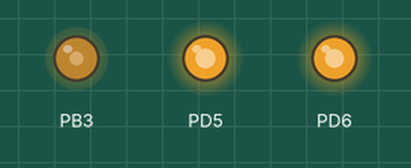
This program was run on a simulated ATmega328P, built with avr-gcc and emulated at 8 MHz (the files do not name the chip). Shown: output pins drawn as LEDs (lit = HIGH).

Above: at 0.05 s.
At 0.65 s:
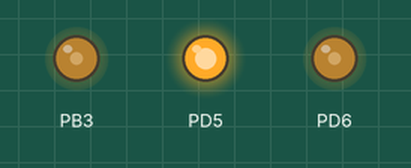
At 1.25 s:
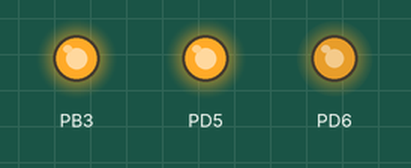
At 1.85 s:
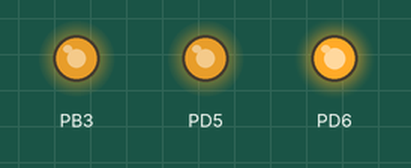
At 2.5 s:
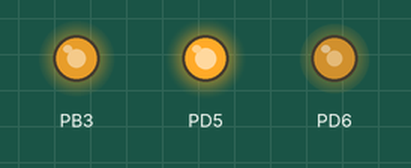
Timing chart, 0 to 5.8 s (numbered marks = the images above):
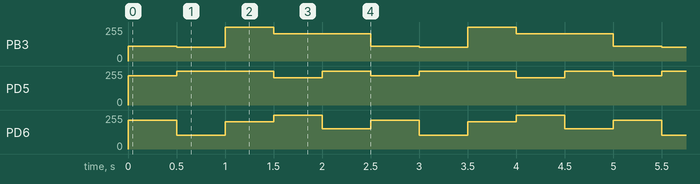

Measured:
- by itself, PB3: repeats every 2.5 s: 102/255 0.50 s, 255/255 0.50 s, 204/255 1.0 s, 112/255 0.50 s
- by itself, PD5: repeats every 2.5 s: 255/255 1.0 s, 204/255 0.50 s, 255/255 0.50 s, 219/255 0.50 s
- by itself, PD6: repeats every 2.5 s: 102/255 0.50 s, 204/255 0.50 s, 255/255 0.50 s, 153/255 0.50 s, 214/255 0.50 s

The program:

main.c
```c
/*
 * DA3.c
 *
 * Created: 2/17/2017 9:19:08 PM
 * Author : doriaj3
 */

#include <avr/io.h>
#define F_CPU 8000000L
#include <util/delay.h>
#include <math.h>

int main(void) {

DDRD |= (1 << 6) | ( 1 << 5);					      // PD.6 (OC0A) and PD.6 (OC0B) is an output
DDRB |= (1 << 3);						     // PB.3 (OC2A) is an output
																	// PWM with 25% duty cycle
																	// non-inverting mode
TCCR2A |= (1 << COM2A1);					  // fast PWM mode
TCCR2A |= (1 << WGM21) | (1 <<WGM20);			       	 // set prescaler to 8 and enable Timer2
TCCR2B |= (1 << CS21);

TCCR0A |= (1 << COM0A1) | ( 1 << COM0B1 );		      // non-inverting mode, fast PWM mode
TCCR0A |= (1 << WGM01) | (1 <<WGM00);			     // set prescaler to 8 and enable Timer0
TCCR0B |= (1 << CS01);

 	while(1){
//==============================		  	 // Continuously loop each LED output every .5 seconds
OCR0A = 214;  // Red				        // Configuration for each color code; RGB color codes
OCR2A = 112; // Green
OCR0B = 219; // Blue
PINB = ( 1 << 3 );
PIND = (1 << 5) | ( 1 << 6);
//==============================
_delay_ms(500);					  // 1 second = 1000 miliseconds; therefore, for
OCR0A = 102;  // Red				 // half a second we delay by 500 milliseconds each
OCR2A = 102; // Green				// color change.
OCR0B = 255; // Blue
PINB = ( 1 << 3 );
PIND = (1 << 5) | ( 1 << 6);
//==============================
_delay_ms(500);
OCR0A = 204;  // Red
OCR2A = 255; // Green
OCR0B = 255; // Blue
PINB = ( 1 << 3 );
PIND = (1 << 5) | ( 1 << 6);
//==============================
_delay_ms(500);
OCR0A = 0xFF;  // Red
OCR2A = 0xCC; // Green
OCR0B = 0xCC; // Blue
PINB = ( 1 << 3 );
PIND = (1 << 5) | ( 1 << 6);
//==============================
_delay_ms(500);
OCR0A = 0x99;  // Red
OCR2A = 0xCC; // Green
OCR0B = 0xFF; // Blue
PINB = ( 1 << 3 );
PIND = (1 << 5) | ( 1 << 6);
//==============================
_delay_ms(500);

 }
}
```
